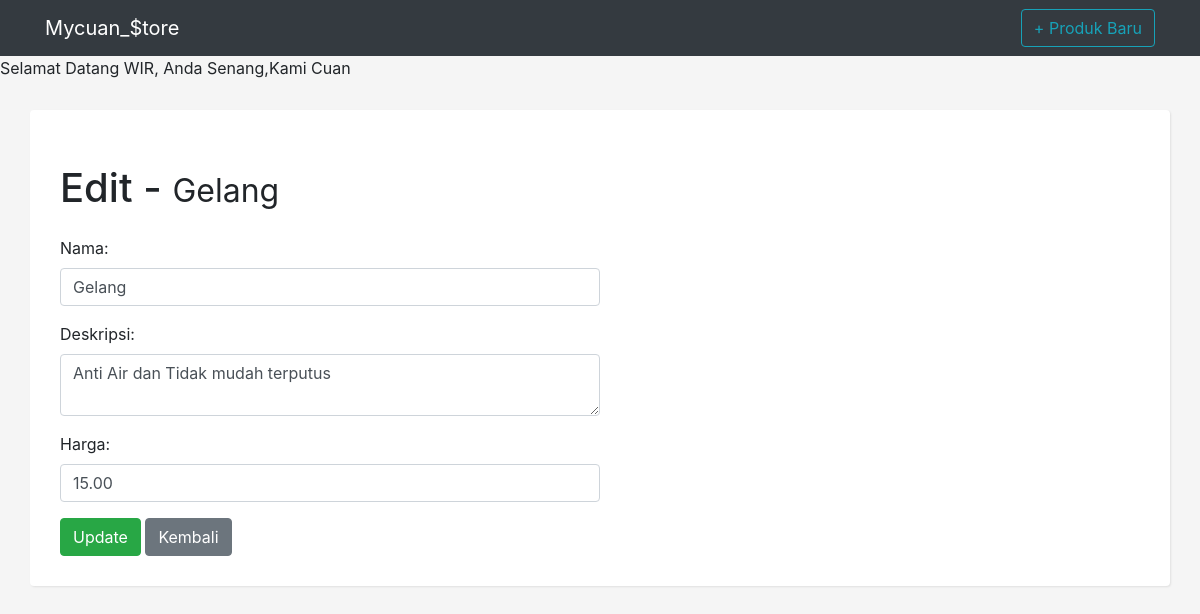
The app's page /edit/7 with its own data.
### products/models.py (models this page shows, shortened)
class Product(models.Model):
    name = models.CharField('Nama', max_length=100)
    description = models.TextField('Deskripsi', blank=True)
    price = models.DecimalField('Harga', decimal_places=2, max_digits=8)
    created = models.DateTimeField('Created', auto_now_add=True)
    changed = models.DateTimeField('Changed', auto_now=True)
    gambar_produk = models.ImageField(null=True, blank=True, upload_to="images/")
    class Meta:
        ordering = ['name']

### products/views.py (the view)
# urls.py: path('edit/<int:pk>', views.ProductUpdate.as_view(), name='product_edit'),
class ProductUpdate(SuccessMessageMixin, UpdateView):
    model = Product
    form_class = ProductForm
    success_url = reverse_lazy('product_list')
    success_message = "Product successfully updated!"

### products/forms.py
class ProductForm(forms.ModelForm):
    def __init__(self, *args, **kwargs):
        super(ProductForm, self).__init__(*args, **kwargs)
        self.fields['name'].widget.attrs = {
            'class': 'form-control col-md-6'
        }
        self.fields['description'].widget.attrs = {
            'class': 'form-control col-md-6'
        }
        self.fields['price'].widget.attrs = {
            'class': 'form-control col-md-6',
            'step': 'any',
            'min': '1',
        }
    class Meta:
        model = Product
        fields = ('name', 'description', 'price')

### products/templates/products/product_form.html (shortened to what this page needs)
{% extends 'products/base.html' %}
{% block content %}
    <h1 class="my-4">{% if request.path == '/new' %} Produk Baru {% else %} Edit - {% endif %}
        {% if request.path != '/new' %}<small>{{ product.name }}</small>{% endif %}
    </h1>
    <div class="row">
        <div class="col-12">
            <form method="post">
                {% for field in form %}
                    <div class="form-group">
                        {{ field.label_tag }}
                        {{ field }}
                    </div>
                {% endfor %}
                <input type="submit" {% if request.path == '/new' %} value="Add" {% else %} value="Update" {% endif %} class="btn btn-success"/>
                <a href="{% url 'product_list' %}"><button type="button" class="btn btn-secondary">Kembali</button></a>
            </form>
        </div>
    </div>
{% endblock %}

### products/static/css/style.css (style rules this page uses)
body { background: whitesmoke }

### products/templates/products/base.html (style rules this page uses)
* { margin: 0; padding: 0; }

### records on screen
Product: name "Gelang", form "Gelang" "Anti Air dan Tidak mudah terputus" "15.00"

### other values on screen
{{ firstname }} "WIR"
{{ field.label_tag }} "Nama:" "Deskripsi:" "Harga:"
